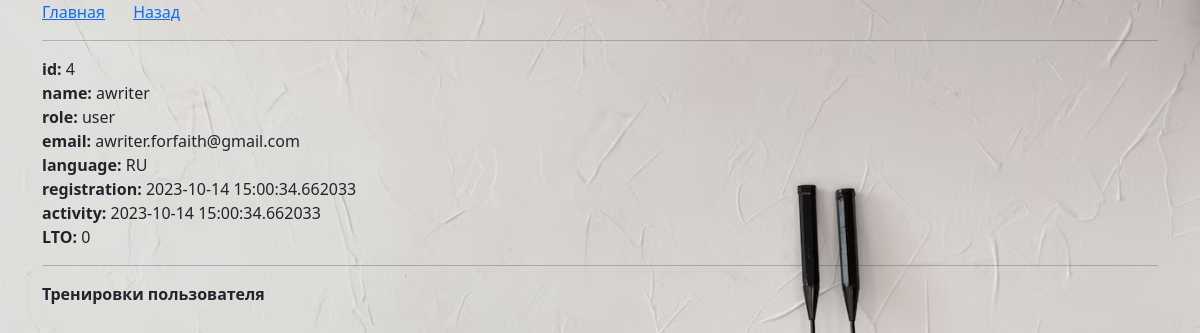
The app's page /user_details/4 with its own data.
### _models.py (models this page shows, shortened)
class User(db.Model, UserMixin):
    __tablename__ = 'users'
    id = db.Column(db.Integer, primary_key=True)
    name = db.Column(db.String(80), nullable=False, unique=True)
    password = db.Column(db.String(80), nullable=False)
    role = db.Column(db.String(80), nullable=False, default='user')
    email = db.Column(db.String(80), unique=True, nullable=False)
    language = db.Column(db.String(20), default='EN')
    preferences = db.Column(db.Text, default=[])
    date_registration = Column(db.DateTime)
    date_last_activity = Column(db.DateTime)
    trainings = relationship('UserTraining', back_populates='user')

### main.py (the view)
@app.route('/user_details/<int:user_id>')
def user_details(user_id):
    user = User.query.get(user_id)
    prefs = json.loads(user.preferences)
    user_trainings = UserTraining.query.filter_by(user_id=user.id).all()
    user_trainings_ids = [user_training.training_id for user_training in user_trainings]
    trainings = Training.query.filter(Training.training_id.in_(user_trainings_ids)).all()
    trainings_dict = {train.training_id: train.name for train in trainings}
    user_trainings_list = []
    for user_training in user_trainings:
        user_trainings_list.append({'name':trainings_dict[user_training.training_id], 'complete': user_training.completed,
                                    'date_complete': user_training.date_completed.strftime('%d-%m-%y %H:%M') if user_training.date_completed is not None else 'x'})
    sorted_user_trainings = sorted(user_trainings_list, key=lambda ut: ut['date_complete'], reverse=True)
    print(sorted_user_trainings)
    return render_template('user_details.html', user=user, prefs=prefs, sorted_user_trainings=sorted_user_trainings)

### _logic.py (called while the page is built)
def load_localization_dict():
    phrases = Localization.query.all()
    phrases_list = {}
    for phrase in phrases:
        translations_dict = json.loads(phrase.translations)
        phrases_list[phrase.key] = translations_dict
    return phrases_list

### main.py (called while the page is built)
@app.context_processor
def inject_local_dict():
    local_dict = load_localization_dict()
    return {'local_dict': local_dict}

### templates/user_details.html (shortened to what this page needs)
{% extends 'base.html' %}
{% block body %}
    <div class="mb-2">
        <a href="/" class="me-4">Главная</a>
        <a href="/users_administration" class="me-4">Назад</a>
    </div>
<hr>
<div class="">
    <strong>id:</strong> {{user.id}}
</div>
<div class="">
    <strong>name:</strong> {{user.name}}
</div>
<div class="">
    <strong>role:</strong> {{user.role}}
</div>
<div class="">
    <strong>email:</strong> {{user.email}}
</div>
<div class="">
    <strong>language:</strong> {{user.language}}
</div>
<div class="">
    <strong>registration:</strong> {{user.date_registration}}
</div>
<div class="">
    <strong>activity:</strong> {{user.date_last_activity}}
</div>
<div class="">
    <strong>LTO:</strong> {{prefs.LTO}}
</div>
<hr>
<div class="">
    <strong>Тренировки пользователя</strong>
</div>
{% endblock %}

### static/css/main.css (style rules this page uses)
body { background-image: url('../imgs/background.jpg'); background-size: cover; background-repeat: no-repeat; background-attachment: fixed; }

### records on screen
User: id "4", name "awriter", role "user", email "awriter.forfaith@gmail.com", language "RU", date_registration "2023-10-14 15:00:34.662033", date_last_activity "2023-10-14 15:00:34.662033"

### other values on screen
{{ prefs.LTO }} "0"
